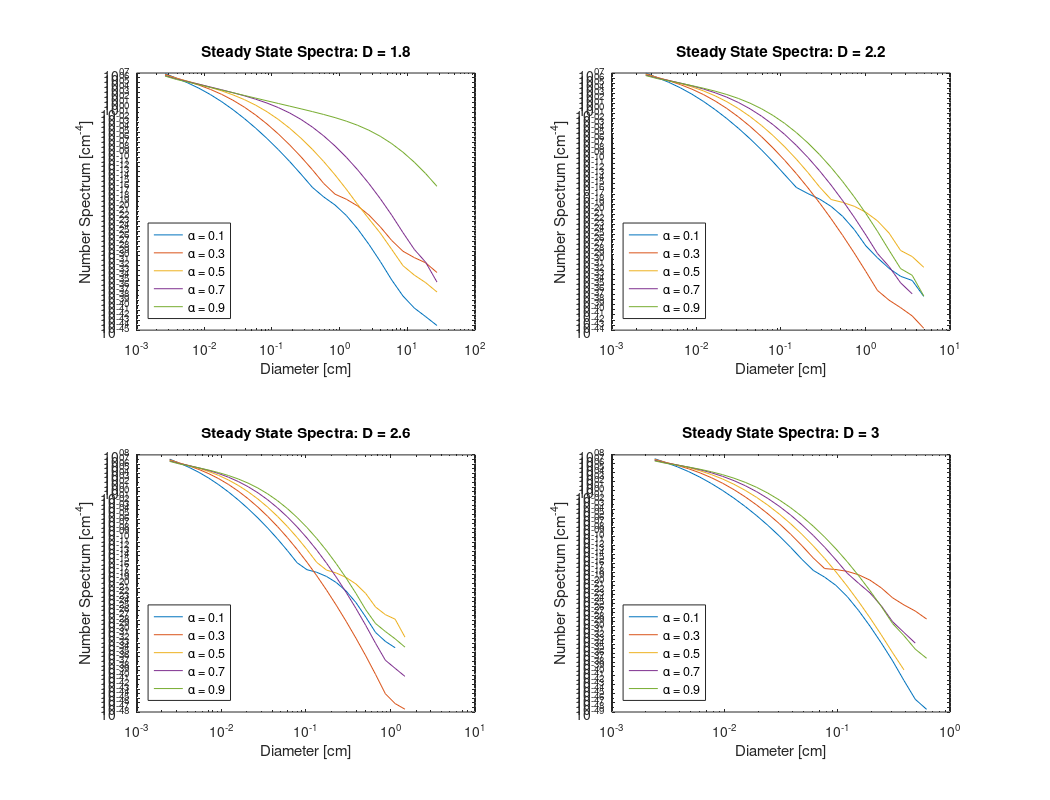
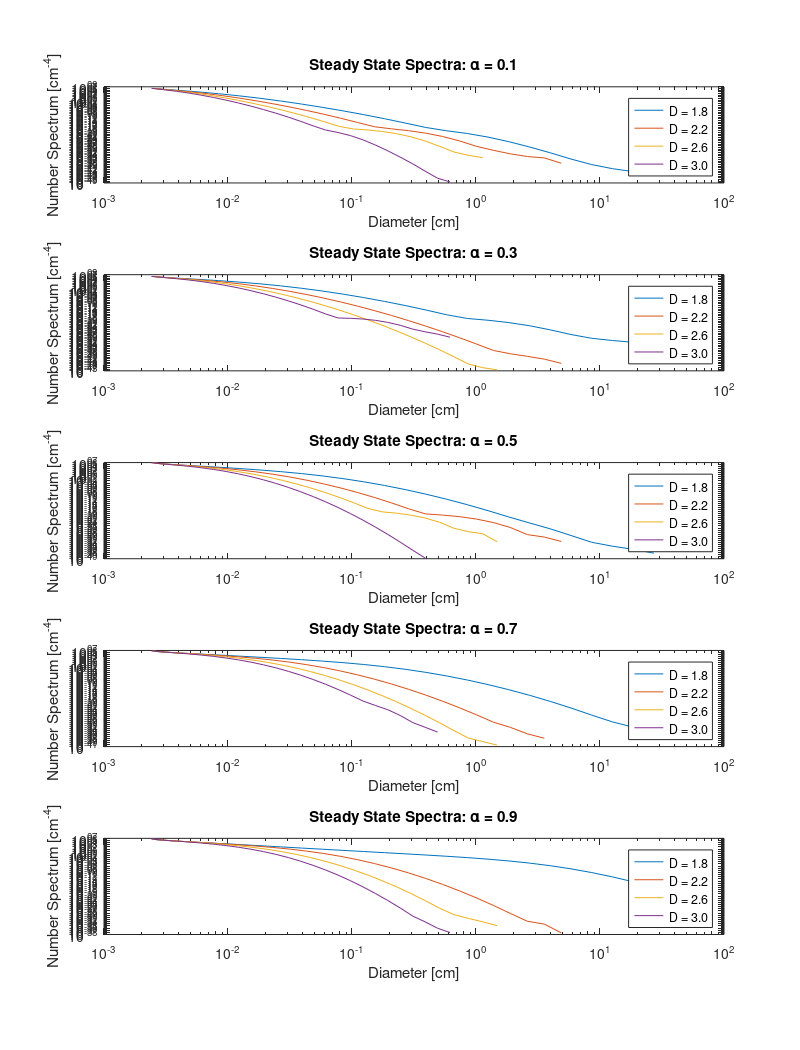
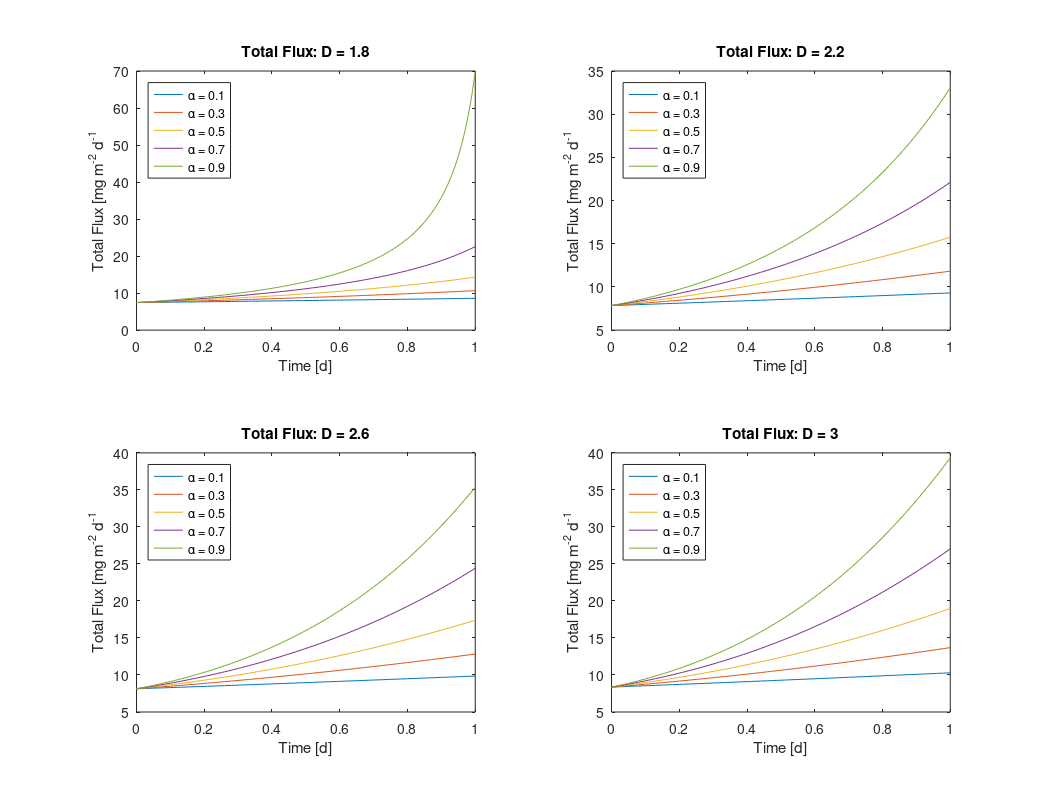
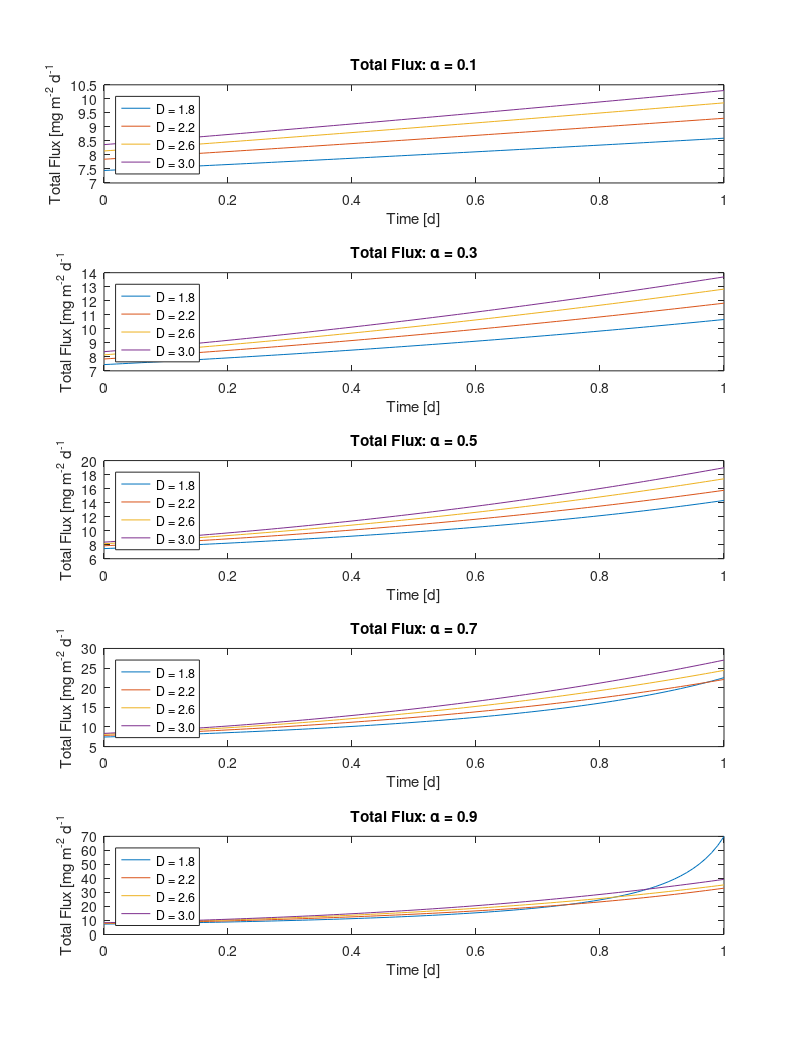

The MATLAB script that drew these images, in order:
% This script analyzes the results from run_driver
%
%
% The data is organized into a cell array. The organization of the cell
% array is
%
%  run_data{i,1} = fractal dimension
%  run_data{i_run,2} = stick_values(jindx);
%  run_data{i_run,3} = diam_i;
%  run_data{i_run,4} = total_flux;
%  run_data{i_run,5} = total_mass;
%  run_data{i_run,6} = nspec_i;
%  run_data{i_run,7} = masspec_i;
%  run_data{i_run,8} = fluxspec_i;
%

% Clean the workspace
close all
clear all

% Load the data
load runoutput.mat

n_runs = size(run_data,1);

% For each stickiness value, plot the different fractal dimension cases on
% one plot

n_fractal = 4;
n_stick   = 5;

f1 = figure(1);
for i_frac = 1 : n_fractal
    
    subplot(2,2,i_frac)
    loglog(run_data{(i_frac-1)*n_stick+1,3}, run_data{(i_frac-1)*n_stick+1, 6}(end,:), ...
           run_data{(i_frac-1)*n_stick+2,3}, run_data{(i_frac-1)*n_stick+2, 6}(end,:), ...
           run_data{(i_frac-1)*n_stick+3,3}, run_data{(i_frac-1)*n_stick+3, 6}(end,:), ...
           run_data{(i_frac-1)*n_stick+4,3}, run_data{(i_frac-1)*n_stick+4, 6}(end,:), ...
           run_data{(i_frac-1)*n_stick+5,3}, run_data{(i_frac-1)*n_stick+5, 6}(end,:))
    xlabel('Diameter [cm]')
    ylabel('Number Spectrum [cm^{-4}]')
    legend('\alpha = 0.1', '\alpha = 0.3', '\alpha = 0.5', '\alpha = 0.7', '\alpha = 0.9', 'Location', 'southwest')
    title(['Steady State Spectra: D = ' num2str(run_data{(i_frac-1)*n_stick+1,1})]) 
end
orient(f1,'landscape')
print -dpdf figure1.pdf

f2 = figure(2);
for i_stick = 1 : n_stick
    
    subplot(5,1,i_stick)
    loglog(run_data{i_stick,3}, run_data{i_stick, 6}(end,:), ...
           run_data{(i_stick + n_stick),3}, run_data{(i_stick + n_stick), 6}(end,:), ...
           run_data{(i_stick + 2*n_stick),3}, run_data{(i_stick + 2*n_stick), 6}(end,:), ...
           run_data{(i_stick + 3*n_stick),3}, run_data{(i_stick + 3*n_stick), 6}(end,:))
    xlabel('Diameter [cm]')
    ylabel('Number Spectrum [cm^{-4}]')
    legend('D = 1.8', 'D = 2.2', 'D = 2.6', 'D = 3.0')
    title(['Steady State Spectra: \alpha = ' num2str(run_data{i_stick,2})]) 
end
orient(f2,'tall')
print -dpdf figure2.pdf

f3 = figure(3);
for i_frac = 1 : n_fractal
    time = [0 : 0.01 : 1.0];
    subplot(2,2,i_frac)
    plot(time, run_data{(i_frac-1)*n_stick+1,4}/10, ... 
         time, run_data{(i_frac-1)*n_stick+2,4}/10, ... 
         time, run_data{(i_frac-1)*n_stick+3,4}/10, ... 
         time, run_data{(i_frac-1)*n_stick+4,4}/10, ... 
         time, run_data{(i_frac-1)*n_stick+5,4}/10)
     xlabel('Time [d]')
     ylabel('Total Flux [mg m^{-2} d^{-1}')
     legend('\alpha = 0.1', '\alpha = 0.3', '\alpha = 0.5', '\alpha = 0.7', '\alpha = 0.9', 'Location', 'northwest')
     title(['Total Flux: D = ' num2str(run_data{(i_frac-1)*n_stick+1,1})])
end
orient(f3,'landscape')
print -dpdf figure3.pdf

f4 = figure(4);
for i_stick = 1 : n_stick
    time = [0 : 0.01 : 1.0];
    subplot(n_stick,1,i_stick)
    plot(time, run_data{i_stick,4}/10, ... 
         time, run_data{(i_stick + n_stick),4}/10, ... 
         time, run_data{(i_stick + 2*n_stick),4}/10, ... 
         time, run_data{(i_stick + 3*n_stick),4}/10)
     xlabel('Time [d]')
     ylabel('Total Flux [mg m^{-2} d^{-1}')
     legend('D = 1.8', 'D = 2.2', 'D = 2.6', 'D = 3.0', 'Location', 'northwest')
     title(['Total Flux: \alpha = ' num2str(run_data{i_stick,2})]) 
end
orient(f4,'tall')
print -dpdf figure4.pdf

